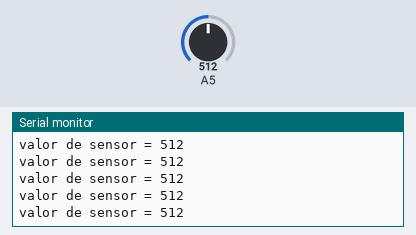
The sketch below on a simulated Arduino Uno, built with avr-gcc and run on an emulated ATmega328P. On the bench: the last lines printed to the serial monitor. The test bench sets the inputs (shaded band); at power-on: A5 = 512.

Above: at 1.2 s.
1.3 s: A5 set to 716
At 1.56 s:
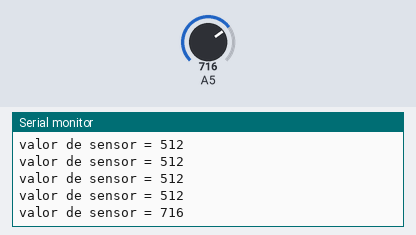
2.8 s: A5 set to 900
At 2.96 s:
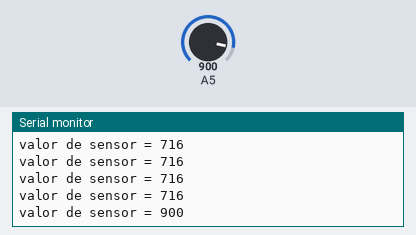
Timing chart, 0 to 5.8 s (numbered marks = the images above; inputs shaded):
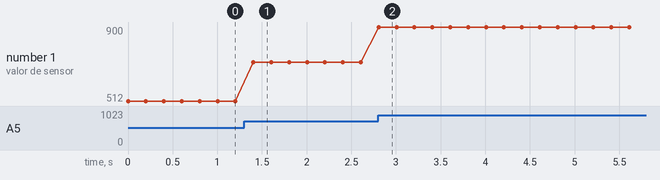

The sketch:

fotoresistencia.ino
```cpp
int Valor = 0;

void setup() {
  // put your setup code here, to run once:
  Serial.begin(9600);
}

void loop() {
  // put your main code here, to run repeatedly:
  Valor = analogRead(5);

  Serial.print("valor de sensor = ");
  Serial.println(Valor);
  delay (200);

}
```

Measured:
- after the input at 1.3 s, the serial monitor: prints a new line after 0.10 s (image 1)
- after the input at 2.8 s, the serial monitor: prints a new line at once (image 2)
- plotted number 1: 512 → 716 after the input at 1.3 s, 716 → 900 after the input at 2.8 s
